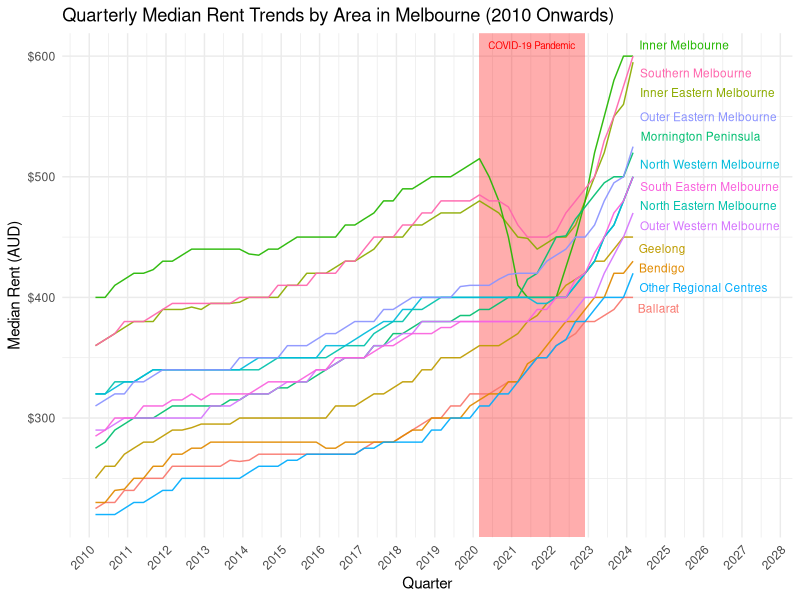

Here is the R script that generated this plot:
# Load necessary libraries
library(tidyverse)
library(ggplot2)
library(ggrepel)

# Load the data
median_rent <- read.csv("medianrent.csv")
colnames(median_rent)[1] <- "Area"

# Remove dollar signs and convert to numeric
median_rent_clean <- median_rent %>%
  mutate(across(-Area, ~ as.numeric(gsub("\\$", "", .))))

# Reshape the data to long format and filter from 2010 onwards
median_rent_long <- median_rent_clean %>%
  pivot_longer(
    cols = -Area,
    names_to = "Quarter",
    values_to = "MedianRent"
  ) %>%
  mutate(
    Quarter = as.Date(paste0(Quarter, "-01"), format = "%b.%y-%d")
  ) %>%
  filter(Quarter >= as.Date("2010-01-01"))

# Get the last data point for each area to place the labels
labels <- median_rent_long %>%
  group_by(Area) %>%
  filter(Quarter == max(Quarter))

# Plot all suburbs in one plot with labels and highlight COVID-19 period
ggplot(median_rent_long, aes(x = Quarter, y = MedianRent, color = Area)) +
  annotate("rect", xmin = as.Date("2020-03-01"), xmax = as.Date("2022-12-01"), ymin = -Inf, ymax = Inf, alpha = 0.32, fill = "red") +
  annotate("text", x = as.Date("2021-06-01"), y = Inf, label = "COVID-19 Pandemic", vjust = 2,, hjust = 0.45, color = "red", size = 2.5, angle = 0) +  # Add text label
  geom_line(alpha = 0.93) +
  geom_text_repel(data = labels, aes(label = Area),
                  nudge_x = 40,  # Adjust this value to nudge labels further to the right
                  hjust = 0,
                  direction = "y",
                  segment.color = NA,
                  size = 3) +  # Adjust the size of the text if needed
  labs(
    title = "Quarterly Median Rent Trends by Area in Melbourne (2010 Onwards)",
    x = "Quarter",
    y = "Median Rent (AUD)"
  ) +
  theme_minimal() +
  theme(
    legend.position = "none",  # Remove the legend
    axis.text.x = element_text(angle = 45, hjust = 1)
  ) +
  scale_x_date(date_labels = "%Y", date_breaks = "1 year") +
  scale_y_continuous(labels = scales::dollar_format(prefix = "$")) +
  expand_limits(x = max(median_rent_long$Quarter) + 1200)  # Add margin to the right